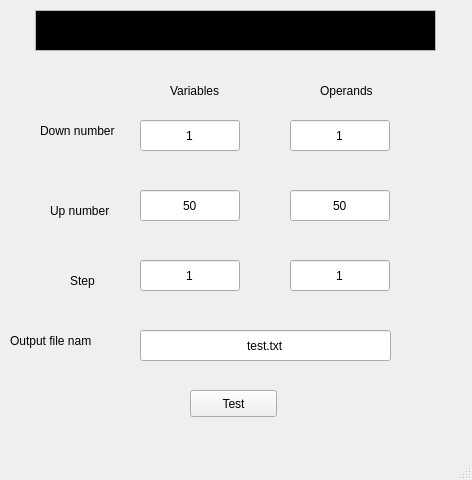
<?xml version="1.0" encoding="UTF-8"?>
<ui version="4.0">
 <class>SNF_Tester_gui</class>
 <widget class="QMainWindow" name="SNF_Tester_gui">
  <property name="geometry">
   <rect>
    <x>0</x>
    <y>0</y>
    <width>472</width>
    <height>480</height>
   </rect>
  </property>
  <property name="sizePolicy">
   <sizepolicy hsizetype="Fixed" vsizetype="Fixed">
    <horstretch>0</horstretch>
    <verstretch>0</verstretch>
   </sizepolicy>
  </property>
  <property name="windowTitle">
   <string>SNF Tester 1.0</string>
  </property>
  <widget class="QWidget" name="centralwidget">
   <widget class="QPushButton" name="testButt">
    <property name="geometry">
     <rect>
      <x>190</x>
      <y>390</y>
      <width>87</width>
      <height>27</height>
     </rect>
    </property>
    <property name="text">
     <string>Test</string>
    </property>
   </widget>
   <widget class="QTextBrowser" name="textBrowser">
    <property name="enabled">
     <bool>true</bool>
    </property>
    <property name="geometry">
     <rect>
      <x>35</x>
      <y>10</y>
      <width>401</width>
      <height>41</height>
     </rect>
    </property>
    <property name="palette">
     <palette>
      <active>
       <colorrole role="Text">
        <brush brushstyle="SolidPattern">
         <color alpha="255">
          <red>250</red>
          <green>250</green>
          <blue>250</blue>
         </color>
        </brush>
       </colorrole>
       <colorrole role="Base">
        <brush brushstyle="SolidPattern">
         <color alpha="255">
          <red>0</red>
          <green>0</green>
          <blue>0</blue>
         </color>
        </brush>
       </colorrole>
      </active>
      <inactive>
       <colorrole role="Text">
        <brush brushstyle="SolidPattern">
         <color alpha="255">
          <red>250</red>
          <green>250</green>
          <blue>250</blue>
         </color>
        </brush>
       </colorrole>
       <colorrole role="Base">
        <brush brushstyle="SolidPattern">
         <color alpha="255">
          <red>0</red>
          <green>0</green>
          <blue>0</blue>
         </color>
        </brush>
       </colorrole>
      </inactive>
      <disabled>
       <colorrole role="Text">
        <brush brushstyle="SolidPattern">
         <color alpha="255">
          <red>143</red>
          <green>146</green>
          <blue>147</blue>
         </color>
        </brush>
       </colorrole>
       <colorrole role="Base">
        <brush brushstyle="SolidPattern">
         <color alpha="255">
          <red>255</red>
          <green>255</green>
          <blue>255</blue>
         </color>
        </brush>
       </colorrole>
      </disabled>
     </palette>
    </property>
    <property name="font">
     <font>
      <family>Monospace</family>
     </font>
    </property>
    <property name="openExternalLinks">
     <bool>false</bool>
    </property>
   </widget>
   <widget class="QLabel" name="leftLabel">
    <property name="geometry">
     <rect>
      <x>170</x>
      <y>80</y>
      <width>71</width>
      <height>21</height>
     </rect>
    </property>
    <property name="text">
     <string>Variables</string>
    </property>
   </widget>
   <widget class="QLabel" name="rightLabel">
    <property name="geometry">
     <rect>
      <x>320</x>
      <y>80</y>
      <width>71</width>
      <height>21</height>
     </rect>
    </property>
    <property name="text">
     <string>Operands</string>
    </property>
   </widget>
   <widget class="QLineEdit" name="downVariablesNumber">
    <property name="geometry">
     <rect>
      <x>140</x>
      <y>120</y>
      <width>100</width>
      <height>31</height>
     </rect>
    </property>
    <property name="inputMethodHints">
     <set>Qt::ImhNone</set>
    </property>
    <property name="inputMask">
     <string/>
    </property>
    <property name="text">
     <string>1</string>
    </property>
    <property name="alignment">
     <set>Qt::AlignCenter</set>
    </property>
   </widget>
   <widget class="QLineEdit" name="upVariablesNumber">
    <property name="geometry">
     <rect>
      <x>140</x>
      <y>190</y>
      <width>100</width>
      <height>31</height>
     </rect>
    </property>
    <property name="inputMethodHints">
     <set>Qt::ImhNone</set>
    </property>
    <property name="text">
     <string>50</string>
    </property>
    <property name="alignment">
     <set>Qt::AlignCenter</set>
    </property>
   </widget>
   <widget class="QLineEdit" name="variablesStep">
    <property name="geometry">
     <rect>
      <x>140</x>
      <y>260</y>
      <width>100</width>
      <height>31</height>
     </rect>
    </property>
    <property name="inputMethodHints">
     <set>Qt::ImhNone</set>
    </property>
    <property name="text">
     <string>1</string>
    </property>
    <property name="alignment">
     <set>Qt::AlignCenter</set>
    </property>
   </widget>
   <widget class="QLineEdit" name="downOperandsNumber">
    <property name="geometry">
     <rect>
      <x>290</x>
      <y>120</y>
      <width>100</width>
      <height>31</height>
     </rect>
    </property>
    <property name="inputMethodHints">
     <set>Qt::ImhNone</set>
    </property>
    <property name="text">
     <string>1</string>
    </property>
    <property name="alignment">
     <set>Qt::AlignCenter</set>
    </property>
   </widget>
   <widget class="QLineEdit" name="operandsStep">
    <property name="geometry">
     <rect>
      <x>290</x>
      <y>260</y>
      <width>100</width>
      <height>31</height>
     </rect>
    </property>
    <property name="inputMethodHints">
     <set>Qt::ImhNone</set>
    </property>
    <property name="text">
     <string>1</string>
    </property>
    <property name="alignment">
     <set>Qt::AlignCenter</set>
    </property>
   </widget>
   <widget class="QLineEdit" name="upOperandsNumber">
    <property name="geometry">
     <rect>
      <x>290</x>
      <y>190</y>
      <width>100</width>
      <height>31</height>
     </rect>
    </property>
    <property name="inputMethodHints">
     <set>Qt::ImhNone</set>
    </property>
    <property name="text">
     <string>50</string>
    </property>
    <property name="alignment">
     <set>Qt::AlignCenter</set>
    </property>
   </widget>
   <widget class="QLabel" name="downNumberLabel">
    <property name="geometry">
     <rect>
      <x>40</x>
      <y>120</y>
      <width>91</width>
      <height>21</height>
     </rect>
    </property>
    <property name="text">
     <string>Down number</string>
    </property>
   </widget>
   <widget class="QLabel" name="upNumberLabel">
    <property name="geometry">
     <rect>
      <x>50</x>
      <y>200</y>
      <width>71</width>
      <height>21</height>
     </rect>
    </property>
    <property name="text">
     <string>Up number</string>
    </property>
   </widget>
   <widget class="QLabel" name="stepLabel">
    <property name="geometry">
     <rect>
      <x>70</x>
      <y>270</y>
      <width>31</width>
      <height>21</height>
     </rect>
    </property>
    <property name="layoutDirection">
     <enum>Qt::LeftToRight</enum>
    </property>
    <property name="text">
     <string>Step</string>
    </property>
   </widget>
   <widget class="QLineEdit" name="filename">
    <property name="geometry">
     <rect>
      <x>140</x>
      <y>330</y>
      <width>251</width>
      <height>31</height>
     </rect>
    </property>
    <property name="inputMethodHints">
     <set>Qt::ImhNone</set>
    </property>
    <property name="text">
     <string>test.txt</string>
    </property>
    <property name="alignment">
     <set>Qt::AlignCenter</set>
    </property>
   </widget>
   <widget class="QLabel" name="filenameLabel">
    <property name="geometry">
     <rect>
      <x>10</x>
      <y>330</y>
      <width>81</width>
      <height>21</height>
     </rect>
    </property>
    <property name="layoutDirection">
     <enum>Qt::LeftToRight</enum>
    </property>
    <property name="text">
     <string>Output file name</string>
    </property>
   </widget>
  </widget>
  <widget class="QMenuBar" name="menubar">
   <property name="geometry">
    <rect>
     <x>0</x>
     <y>0</y>
     <width>472</width>
     <height>21</height>
    </rect>
   </property>
  </widget>
  <widget class="QStatusBar" name="statusbar"/>
 </widget>
 <tabstops>
  <tabstop>downVariablesNumber</tabstop>
  <tabstop>upVariablesNumber</tabstop>
  <tabstop>variablesStep</tabstop>
  <tabstop>downOperandsNumber</tabstop>
  <tabstop>upOperandsNumber</tabstop>
  <tabstop>operandsStep</tabstop>
  <tabstop>testButt</tabstop>
  <tabstop>textBrowser</tabstop>
 </tabstops>
 <resources/>
 <connections/>
</ui>
